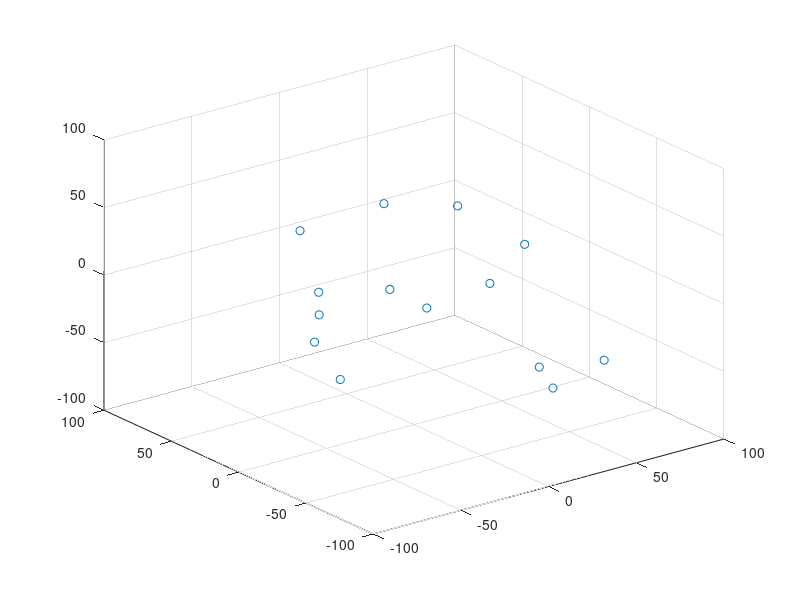

Reproduce this figure in MATLAB. (Note: this script raises an error after producing the figure.)
function main()
    addpath('astra\astra-1.9.0.dev11\tools')
    addpath('astra\astra-1.9.0.dev11\mex')
    simPath='random/tilt/';
    GTPath='random/stack/';
    nGrid = 256;
    [X, Y, Z] = meshgrid(linspace(-127.5,127.5, nGrid));
    QP = [X(:) Y(:) Z(:)];
    rng(999)
    betas = -90:3:90;
    %%%%%%%%%%%%%%%
    sampleVolume = 150;
    [x0,y0,z0] = sphere(100);x0 = x0(:);y0 = y0(:);z0 = z0(:);
    for sample = 1:sampleVolume
        disp(['current sample: ',num2str(sample),'/',num2str(sampleVolume)])
        simname=strcat(simPath,num2str(sample),'.tif');
        GTname=strcat(GTPath,num2str(sample),'.tif');
        sz = 100+rand()*60;
        points = -sz/2+rand(20,3)*sz;
        [k,~] = convhull(points);
        k = unique(k(:));
        T = [points(k,1),points(k,2),points(k,3)];

        scatter3(T(:,1),T(:,2),T(:,3))
        S = delaunayTriangulation(T);
        indexIntersect = (~isnan(pointLocation(S, QP)));
        mask = double(reshape(indexIntersect, [nGrid nGrid nGrid]));
        imSaver(mask,GTname)
        projs = projector(mask,betas,nGrid);
        imSaver(projs/max(projs(:)),simname)
    end
    
    
end

function vertices = rand_rot_3D(vertices)
    t = rand()*360;
    RZ1 = [cosd(t) -sind(t) 0;
          sind(t)  cosd(t) 0;
          0 0 1];  
    t = rand()*360;
    RX = [1           0            0;
           0 cosd(t) -sind(t);
          0 sind(t)  cosd(t)];
    t = rand()*360;
    RZ2 = [cosd(t) -sind(t) 0;
          sind(t)  cosd(t) 0;
          0 0 1];      
    vertices=vertices*RZ1;
    vertices=vertices*RX;
    vertices=vertices*RZ2;   
end

function vertices = rand_trans_3D(vertices)
    vertices = vertices + (rand([1,3])*10-5);
end

function proj = projector(mask,betas,nGrid)
    vol_geom = astra_create_vol_geom(nGrid,nGrid,nGrid);
    proj_geom = astra_create_proj_geom('parallel3d', 1.0, 1.0, nGrid, nGrid, betas/180*pi+pi/2); %carefully cabrilated, don't change
    [proj_id, proj_data] = astra_create_sino3d_cuda(permute(mask,[3,2,1]), proj_geom, vol_geom);%carefully cabrilated, don't change
    proj_data = permute(proj_data,[3,1,2]);%carefully cabrilated, don't change
    proj = proj_data;
    astra_mex_data3d('delete', proj_id);
end

function imSaver(im,path)
    for i = 1:size(im,3)
        if i==1
            imwrite(im(:, :, i), path, 'WriteMode', 'overwrite',  'Compression','none');
        else
            imwrite(im(:, :, i), path, 'WriteMode', 'append',  'Compression','none');
        end 
    end

end